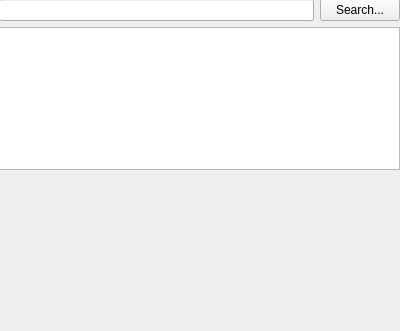
<?xml version="1.0" encoding="UTF-8"?>
<ui version="4.0">
 <class>Form</class>
 <widget class="QWidget" name="Form">
  <property name="geometry">
   <rect>
    <x>0</x>
    <y>0</y>
    <width>400</width>
    <height>331</height>
   </rect>
  </property>
  <property name="windowTitle">
   <string>Form</string>
  </property>
  <widget class="QWidget" name="verticalLayoutWidget">
   <property name="geometry">
    <rect>
     <x>-1</x>
     <y>-1</y>
     <width>401</width>
     <height>171</height>
    </rect>
   </property>
   <layout class="QVBoxLayout" name="verticalLayout">
    <property name="sizeConstraint">
     <enum>QLayout::SetNoConstraint</enum>
    </property>
    <item>
     <layout class="QHBoxLayout" name="horizontalLayout_2">
      <item>
       <widget class="QLineEdit" name="lineEdit"/>
      </item>
      <item>
       <widget class="QPushButton" name="pushButton">
        <property name="text">
         <string>Search...</string>
        </property>
       </widget>
      </item>
     </layout>
    </item>
    <item>
     <widget class="QListWidget" name="listWidget">
      <property name="iconSize">
       <size>
        <width>48</width>
        <height>48</height>
       </size>
      </property>
      <property name="viewMode">
       <enum>QListView::IconMode</enum>
      </property>
     </widget>
    </item>
   </layout>
  </widget>
 </widget>
 <resources/>
 <connections/>
</ui>
